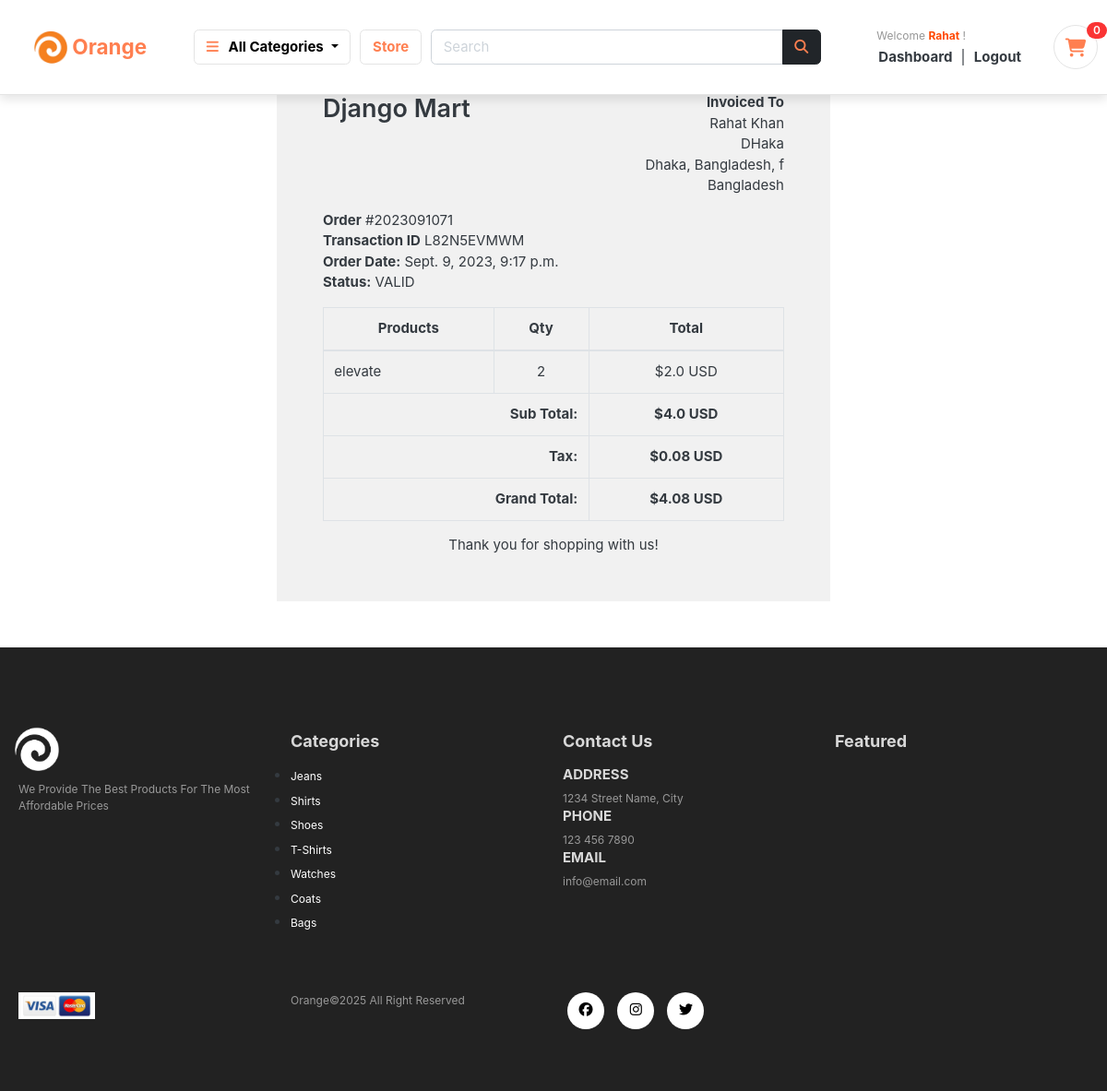
Page /accounts/order_detail/2023091071/ (signed in) on the earlier database version.
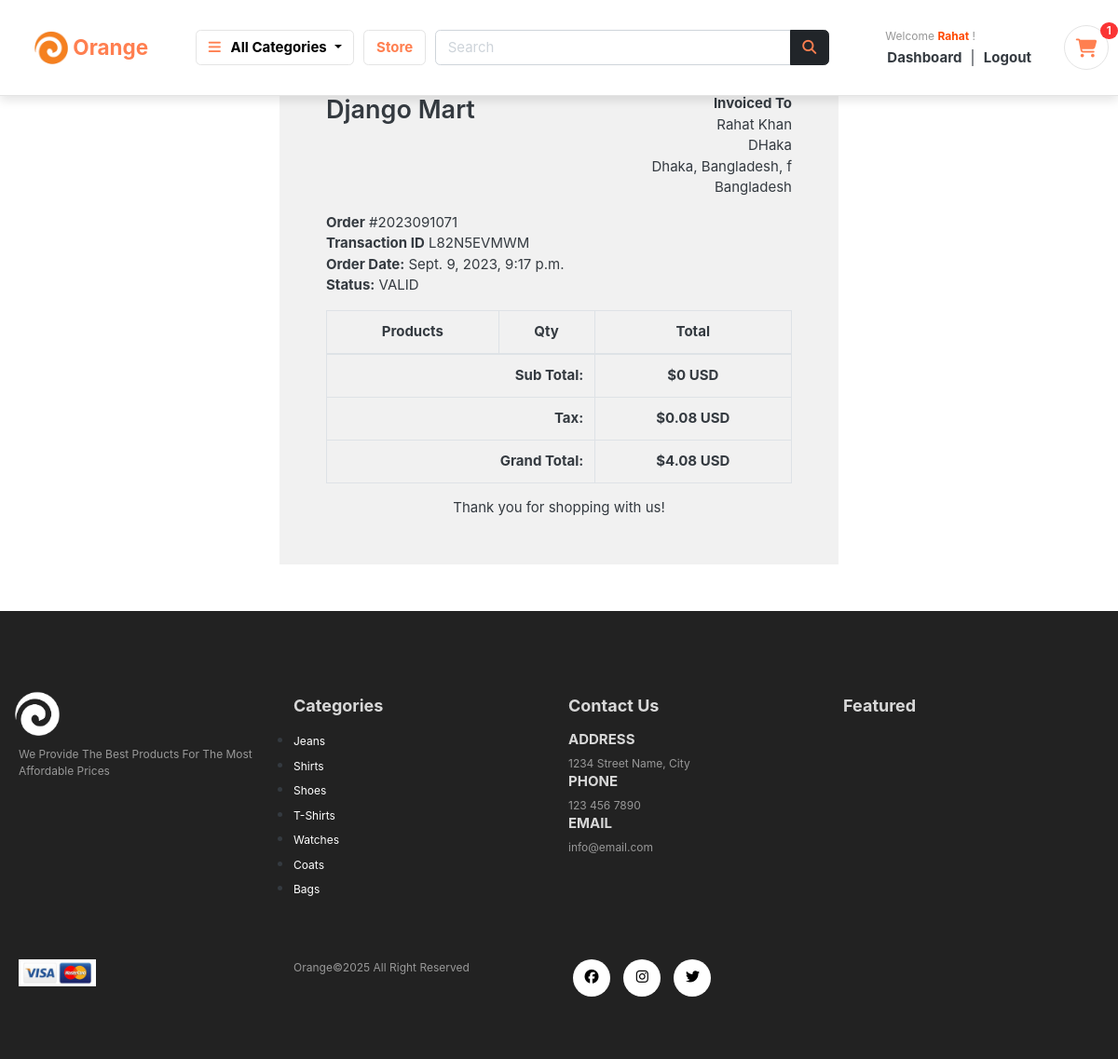
Same page on the later database version.
### orders/models.py (models this page shows, shortened)
class OrderProduct(models.Model):
    order = models.ForeignKey(Order, on_delete=models.CASCADE)
    payment = models.ForeignKey(Payment, on_delete=models.SET_NULL, blank=True, null=True)
    user = models.ForeignKey(Account, on_delete=models.CASCADE)
    product = models.ForeignKey(Product, on_delete=models.CASCADE)
    quantity = models.IntegerField()
    product_price = models.FloatField()
    ordered = models.BooleanField(default=False)
    created_at = models.DateTimeField(auto_now_add=True)
    updated_at = models.DateTimeField(auto_now=True)

### store/models.py (models this page shows, shortened)
class Product(models.Model):
    product_name    = models.CharField(max_length=200, unique=True)
    slug            = models.SlugField(max_length=200, unique=True)
    description     = models.TextField(max_length=1500, blank=True)
    price           = models.IntegerField()
    images          = models.ImageField(upload_to='photos/products')
    image1 = models.ImageField(upload_to="photos/products", default="default/default_image1.jpg")
    image2 = models.ImageField(upload_to="photos/products", default="default/default_image2.jpg")
    image3 = models.ImageField(upload_to="photos/products", default="default/default_image3.jpg")
    stock           = models.IntegerField()
    sold            = models.IntegerField(default=0)
    is_available    = models.BooleanField(default=True)
    category        = models.ForeignKey(Category, on_delete=models.CASCADE)
    created_date    = models.DateTimeField(auto_now_add=True)
    modified_date   = models.DateTimeField(auto_now=True)

### category/models.py (models this page shows, shortened)
class Category(models.Model):
    category_name = models.CharField(max_length=50, unique=True)
    slug = models.SlugField(max_length=100, unique=True)
    description = models.TextField(max_length=255, blank=True)
    cat_image = models.ImageField(upload_to='photos/categories', blank=True)
    class Meta:
        verbose_name = 'category'
        verbose_name_plural = 'categories'
    def get_url(self):
        return reverse('products_by_category', args=[self.slug])

### accounts/views.py (the view)
# urls.py: path('order_detail/<int:order_id>/', views.order_detail, name='order_detail'),
@login_required(login_url='login')
def order_detail(request, order_id):
    order_detail = OrderProduct.objects.filter(order__order_number=order_id)
    order = Order.objects.get(order_number=order_id)
    subtotal = 0
    for i in order_detail:
        subtotal += i.product_price * i.quantity
    context = {
        'order_detail': order_detail,
        'order': order,
        'subtotal': subtotal,
    }
    return render(request, 'accounts/order_detail.html', context)

### cart/context_processors.py (called while the page is built)
def counter(request):
    cart_count = 0
    if 'admin' in request.path:
        return {}
    else:
        try:
            cart = Cart.objects.filter(cart_id=_cart_id(request))
            if request.user.is_authenticated:
                cart_items = CartItem.objects.all().filter(user=request.user)
            else:
                cart_items = CartItem.objects.all().filter(cart=cart[:1])
            for cart_item in cart_items:
                cart_count += cart_item.quantity
        except Cart.DoesNotExist:
            cart_count = 0
    return dict(cart_count=cart_count)

### cart/views.py (called while the page is built)
def _cart_id(request):
    cart = request.session.session_key
    if not cart:
        cart = request.session.create()
    return cart

### category/context_processors.py (called while the page is built)
def menu_links(request):
    links = Category.objects.all()
    return dict(links=links)

### orders/models.py (called while the page is built)
    def full_name(self):
        return f'{self.first_name} {self.last_name}'

    def full_address(self):
        return f'{self.address_line_1} {self.address_line_2}'

### accounts/templates/accounts/order_detail.html (shortened to what the changed rows need)
{% extends 'base.html' %}
{% load static %}
{% block content %}
<div class="container" style="margin: 0 auto;width: 50%;padding: 50px;background: #f1f1f1;margin-top: 50px;margin-bottom: 50px;">
    <div class="row invoice row-printable">
        <div class="col-md-12">
            <div class="panel panel-default plain" id="dash_0">
                <div class="panel-body p30">
                    <div class="row">
                        <div class="col-lg-6">
                            <div class="invoice-logo"><h2>Django Mart</h2></div>
                        </div>
                        <div class="col-lg-12">
                            <div class="invoice-items">
                                <div class="table-responsive" style="overflow: hidden; outline: none;" tabindex="0">
                                    <table class="table table-bordered">
                                        <thead>
                                            <tr>
                                                <th class="per70 text-center">Products</th>
                                                <th class="per5 text-center">Qty</th>
                                                <th class="per25 text-center">Total</th>
                                            </tr>
                                        </thead>
                                        <tbody>
                                          {% for item in order_detail %}
                                            <tr>
                                                <td>{{item.product.product_name}}
                                                </td>
                                                <td class="text-center">{{item.quantity}}</td>
                                                <td class="text-center">${{item.product_price}} USD</td>
                                            </tr>
                                          {% endfor %}
                                        </tbody>
                                        <tfoot>
                                            <tr>
                                                <th colspan="2" class="text-right">Sub Total:</th>
                                                <th class="text-center">${{subtotal}} USD</th>
                                            </tr>
                                            <tr>
                                                <th colspan="2" class="text-right">Tax:</th>
                                                <th class="text-center">${{order.tax}} USD</th>
                                            </tr>
                                            <tr>
                                                <th colspan="2" class="text-right">Grand Total:</th>
                                                <th class="text-center">${{order.order_total}} USD</th>
                                            </tr>
                                        </tfoot>
                                    </table>
                                </div>
                            </div>
                        </div>
                    </div>
                </div>
            </div>
        </div>
    </div>
    </div>
{% endblock %}

### templates/includes/navbar.html (shortened to what the changed rows need)
{% load static %}
<header class="section-header sticky-navbar">
    <section class="header-main border-bottom py-4" style="box-shadow: 0 5px 10px rgba(0,0,0,0.1);">
    <div class="container">
      <div class="row align-items-center">
        <div class="col-lg-2 col-md-3 col-6">
          <a href="{% url 'home' %}" class="brand-wrap">
            <div class="d-flex justify-content-center align-items-center"
              style="background-color: transparent; transition: background-color 0.3s, border-radius 0.3s, padding 0.3s; border-radius: 50px; padding: 10px 15px;"
              onmouseover="this.style.backgroundColor='#343a40'; this.getElementsByTagName('img')[0].classList.add('logo-brightness-change'); this.getElementsByTagName('h2')[0].style.color='#ff4800';"
              onmouseout="this.style.backgroundColor='transparent'; this.getElementsByTagName('img')[0].classList.remove('logo-brightness-change'); this.getElementsByTagName('h2')[0].style.color='coral';">
              <h2 style="color: coral; margin: 3px 5px; font-size: 1.5rem;"><span style="font-weight: bold;">Orange</span></h2>
            </div>
          </a>
        </div>
        <div class="col-lg-3 col-sm-6 col-8 order-2 order-lg-3">
          <div class="d-flex justify-content-end mb-3 mb-lg-0">
            <a href="{% url 'cart' %}" class="widget-header pl-3 ml-3 cart-icon-ancor">
              <div class="icon icon-sm rounded-circle border cart-icon-div">
                <i class="fa fa-shopping-cart cart-icon"></i>
              </div>
              <span class="badge badge-pill badge-danger notify"
                >{{cart_count}}</span
              >
            </a>
          </div>
        </div>
      </div>
    </div>
  </section>
</header>

### templates/includes/footer.html (shortened to what this page needs)
{% load static %}
   <footer class="mt-5 py-5">
        <div class="row container mx-auto pt-5">
          <div class="footer-one col-lg-3 col-md-6 col-sm-12">
			<a href="{% url 'home' %}">
				<img class="logo" src="{% static 'images/icons/payment.png' %}" style="filter:grayscale(100%) brightness(2);transform:scale(1.2)"/>
			</a>
            <p class="pt-3 text-capitalize">We provide the best products for the most affordable prices</p>
          </div>
          <div class="footer-one col-lg-3 col-md-6 col-sm-12">
           <h5 class="pb-2">Categories</h5>
		   <ul>
			{% for category in links %}
			<li>
				<a
				class="link"
				href="{{ category.get_url }}"
				style="color: white"
				onmouseover="this.style.color='black';"
				onmouseout="this.style.color='white';"
				>{{ category.category_name }}</a
			  >
			</li>
			{% empty %}
            <div class="container text-center mt-5 py-5">
                <p>No "New" products available at the moment.</p>
            </div>
			{% endfor %}
		   </ul>
          </div>
          <div class="footer-one col-lg-3 col-md-6 col-sm-12">
            <h5 class="pb-2">Contact Us</h5>
            <div>
              <h6 class="text-uppercase">Address</h6>
              <p>1234 Street Name, City</p>
            </div>
            <div>
              <h6 class="text-uppercase">Phone</h6>
              <p>123 456 7890</p>
            </div>
            <div>
              <h6 class="text-uppercase">Email</h6>
              <p>info@email.com</p>
            </div>
          </div>
          <div class="footer-one col-lg-3 col-md-6 col-sm-12">
            <h5 class="pb-2">Featured</h5>
          </div>
        </div>
        <div class="copyright mt-5">
          <div class="row container mx-auto">
            <div class="col-lg-3 col-md-5 col-sm-12 mb-4">
              <img src="{% static 'images/icons/payment.jpeg' %}"/>
            </div>
            <div class="col-lg-3 col-md-5 col-sm-12 mb-4 text-nowrap mb-2">
              <p>Orange©2025 All Right Reserved</p>
            </div>
            <div class="col-lg-3 col-md-5 col-sm-12 mb-4">
             <a href="#"><i class="fab fa-facebook"></i></a>
             <a href="#"><i class="fab fa-instagram"></i></a>
             <a href="#"><i class="fab fa-twitter"></i></a>
            </div>
          </div>
        </div>
    </footer>

Differences in the rows shown:
removed OrderProduct: product.product_name "elevate", quantity "2", product_price "2.0"
Other differences:
{{ cart_count }}: "0" → "1"
{{ subtotal }}: "4.0" → "0"
